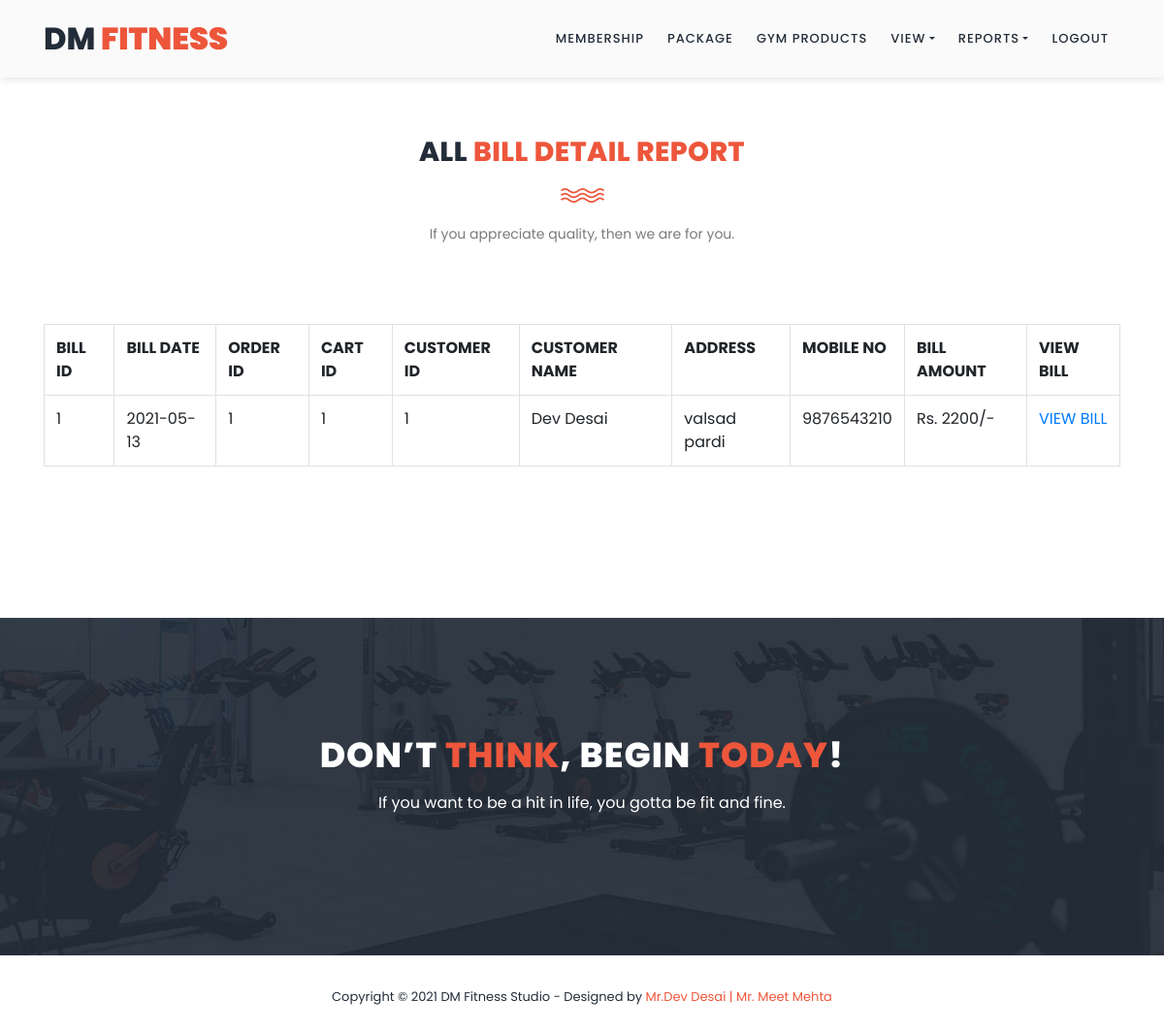
The app's page /admin_view_all_bill_report.php with its own data.
### tables this page shows
CREATE TABLE IF NOT EXISTS `bill_detail` (
  `bill_id` int(10) NOT NULL,
  `bill_date` date NOT NULL,
  `order_id` int(10) NOT NULL,
  `cart_id` int(10) NOT NULL,
  `cust_id` int(10) NOT NULL,
  `bill_amount` int(10) NOT NULL,
  PRIMARY KEY (`bill_id`)
);

CREATE TABLE IF NOT EXISTS `cust_regis` (
  `cust_id` int(10) NOT NULL,
  `cust_name` varchar(50) NOT NULL,
  `address` varchar(200) NOT NULL,
  `city` varchar(50) NOT NULL,
  `mobile_no` varchar(10) NOT NULL,
  `email_id` varchar(50) NOT NULL,
  `pwd` varchar(10) NOT NULL,
  `gender` varchar(8) NOT NULL,
  `height` varchar(5) NOT NULL,
  `weight` varchar(5) NOT NULL,
  `description` varchar(200) NOT NULL,
  PRIMARY KEY (`cust_id`)
);

### admin_view_all_bill_report.php (the view, shortened to what this page needs)
<?php
include("admin_header.php");
?>
    <section class="section" id="our-classes">
        <div class="container">
            <div class="row">
                <div class="col-lg-6 offset-lg-3">
                    <div class="section-heading">
                        <h2>ALL<em> BILL DETAIL REPORT</em></h2>
                        <img src="assets/images/line-dec.png" alt="">
                        <p>If you appreciate quality, then we are for you.</p>
                    </div>
                </div>
            </div>
            <div class="row" id="tabs">
			  <div class="col-lg-12">
                <?php
				$qur=mysql_query("select * from bill_detail");
				if(mysql_num_rows($qur)>0)
				{
					echo "<table class='table table-bordered'>
							<tr>
								<th>BILL ID</th>
								<th>BILL DATE</th>
								<th>ORDER ID</th>
								<th>CART ID</th>
								<th>CUSTOMER ID</th>
								<th>CUSTOMER NAME</th>
								<th>ADDRESS</th>
								<th>MOBILE NO</th>
								<th>BILL AMOUNT</th>
								<th>VIEW BILL</th>
							</tr>";
					while($q=mysql_fetch_array($qur))
					{
						echo "<tr>";
						echo "<td>$q[0]</td>";
						echo "<td>$q[1]</td>";
						echo "<td>$q[2]</td>";
						echo "<td>$q[3]</td>";
						echo "<td>$q[4]</td>";
						$qur1=mysql_query("select * from cust_regis where cust_id='$q[4]'");
						$q1=mysql_fetch_array($qur1);
						echo "<td>$q1[1]</td>";
						echo "<td>$q1[2]</td>";
						echo "<td>$q1[4]</td>";
						echo "<td>Rs. $q[5]/-</td>";
						echo "<td><a href='bill.php?bdid=$q[0]' target='_blank'>VIEW BILL</a></td>";
						echo "</tr>";
					}
					echo "</table>";
				}else{
					echo "<h2>No Record Found</h2>";
				}
				?>
              </div>
            </div>
        </div>
    </section>
    <section class="section" id="call-to-action">
        <div class="container">
            <div class="row">
                <div class="col-lg-10 offset-lg-1">
                    <div class="cta-content">
                        <h2>Don’t <em>think</em>, begin <em>today</em>!</h2>
                        <p>If you want to be a hit in life, you gotta be fit and fine.</p>
                    </div>
                </div>
            </div>
        </div>
    </section>
<?php
include("footer.php");
?>

### assets/css/templatemo-training-studio.css (style rules this page uses)
html, body, div, span, applet, object, iframe, h1, h2, h3, h4, h5, h6, p, blockquote, div pre, a, abbr, acronym, address, big, cite, code, del, dfn, em, font, img, ins, kbd, q, s, samp, small, strike, strong, sub, sup, tt, var, b, u, i, center, dl, dt, dd, ol, ul, li, figure, header, nav, section, article, aside, footer, figcaption { margin: 0; padding: 0; border: 0; outline: 0; }
header, nav, section, article, aside, footer, hgroup { display: block; }
* { box-sizing: border-box; }
html, body { font-family: 'Poppins', sans-serif; font-weight: 400; background-color: #fff; font-size: 16px; -ms-text-size-adjust: 100%; -webkit-font-smoothing: antialiased; -moz-osx-font-smoothing: grayscale; }
a { text-decoration: none !important; }
h1, h2, h3, h4, h5, h6 { margin-top: 0px; margin-bottom: 0px; }
p { font-size: 14px; line-height: 25px; color: #7a7a7a; }
html, body { background: #fff; font-family: 'Poppins', sans-serif; }
.section-heading { text-align: center; margin-top: 140px; margin-bottom: 80px; }
.section-heading h2 { font-size: 28px; font-weight: 800; color: #232d39; text-transform: uppercase; letter-spacing: 0.5px; margin-top: 0px; margin-bottom: 0px; }
.section-heading h2 em { font-style: normal; color: #ed563b; }
.section-heading img { margin: 20px auto; }
#call-to-action { padding: 120px 0px; background-image: url(../images/cta-bg.jpg); background-position: center center; background-repeat: no-repeat; background-size: cover; text-align: center; }
.cta-content h2 { font-size: 36px; text-transform: uppercase; font-weight: 800; color: #fff; letter-spacing: 1px; }
.cta-content h2 em { font-style: normal; color: #ed563b; }
.cta-content p { font-size: 16px; color: #fff; margin: 15px 0px 25px 0px; }
#our-classes { margin-bottom: 140px; }

### records on screen
bill_detail: bill_id "1", bill_date "2021-05-13", order "1", cart "1", cust "1", cust.cust_name "Dev Desai", cust.address "valsad pardi", cust.mobile_no "9876543210", bill_amount "2200"
